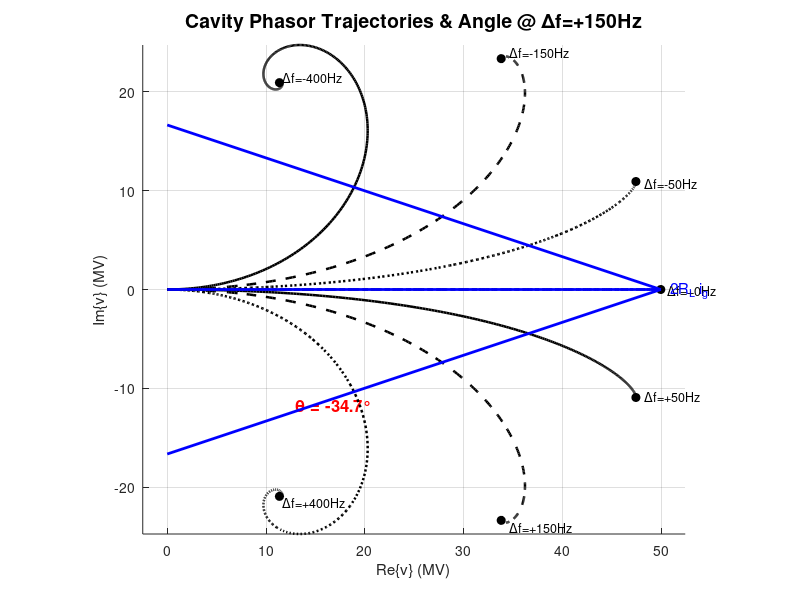

Write MATLAB code to recreate this figure.
%% Phasor Trajectories + Angle Calculation for Δf = +150 Hz
clear; clc; close all;

% 1) Cavity + generator params
f_half   = 217;               
omega_h  = 2*pi*f_half;       
C        = 0.235e-12;         
Rl       = 1/(2*omega_h*C);   

ig_mag   = 16e-3;             
ig_phase = 0;                 
ig       = ig_mag * exp(1i*ig_phase);

% 2) Detuning sweep (Hz) and line styles
detune_list = [-400, -150, -50, 0, 50, 150, 400];
styles      = {'-','--',':','-.','-','--',':'};

% 3) Time span and ODE options
t_end  = 5/omega_h;
opts   = odeset('RelTol',1e-8,'AbsTol',1e-10);

% Prepare figure
figure('Position',[200 200 700 600]);
hold on; grid on; axis equal;
xlabel('Re\{v\} (MV)'); ylabel('Im\{v\} (MV)');
title('Cavity Phasor Trajectories & Angle @ \Deltaf=+150Hz','FontSize',14);

% 4) Loop over detunings
for k = 1:numel(detune_list)
    df      = detune_list(k);
    Delta_w = 2*pi*df;
    A       = omega_h + 1i*Delta_w;
    rhs     = @(t,v) -A*v + 2*Rl*omega_h * ig;
    
    [~, Y] = ode45(@(t,y)[real(rhs(t,y(1)+1i*y(2))); imag(rhs(t,y(1)+1i*y(2)))], ...
                  [0 t_end], [0;0], opts);
    v_t = Y(:,1) + 1i*Y(:,2);
    Pv_t = v_t * 1e-6;
    
    % plot trajectory
    plot(real(Pv_t), imag(Pv_t), 'k', 'LineStyle', styles{k}, 'LineWidth',1.8);
    
    % steady‐state phasor
    K     = (2*Rl)/(1 + 1i*(Delta_w/omega_h));
    v_ss  = K * ig;
    Pv_ss = v_ss * 1e-6;
    
    % mark final phasor
    plot(real(Pv_ss), imag(Pv_ss), 'ko', 'MarkerFaceColor','k');
    
    % inline label
    text(real(Pv_t(end))*1.02, imag(Pv_t(end))*1.02, ...
         sprintf('\\Deltaf=%+dHz', df), 'Color','k','FontSize',9);
    
    % if this is the +150 Hz case, compute & annotate angle
    if df == 150
        ang_rad = atan2(imag(Pv_ss), real(Pv_ss));
        ang_deg = ang_rad * (180/pi);
        fprintf('Angle for Δf = +150 Hz endpoint: %.2f°\n', ang_deg);
        
        % annotate on plot
        txt = sprintf('θ = %.1f°', ang_deg);
        text(real(Pv_ss)*0.5, imag(Pv_ss)*0.5, txt, ...
             'Color','r','FontSize',12,'FontWeight','bold','HorizontalAlignment','center');
    end
end

% common generator arrow
Pg = 2*Rl*ig * 1e-6;
quiver(0,0, real(Pg), imag(Pg), 0, 'b', 'LineWidth',2, 'MaxHeadSize',0.6);
text(real(Pg)*1.02, imag(Pg)*1.02, '2R_L i_g', 'Color','b','FontSize',11);

hold off;
